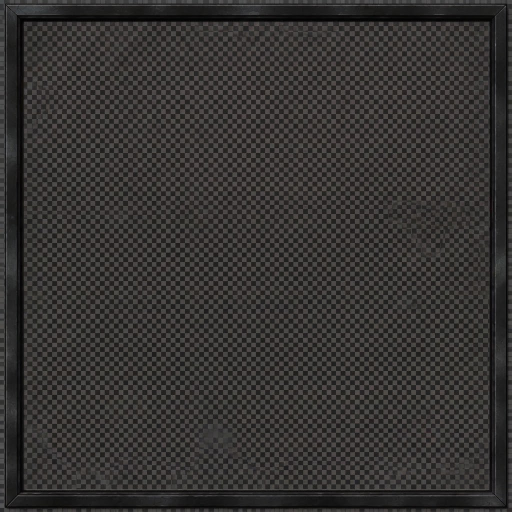
#> input picture minecraft/stained-glass-reference/black.jpg, 1024 x 1024 px, found by its file name (shown at 1/2 size); its folder holds 3 pictures in this run
$ python prepare_stained_glass.py
#> lines starting #> are read from the running program, lines starting #| are printed output that depends on the picture
#!/usr/bin/env python3
"""Prepare three framed, tinted glass blocks from opaque JPG images.

Run from repo root with Pillow. The checkerboard is drawn into the JPEG,
not an alpha channel: replace it with a uniform translucent coloured centre.
"""
from pathlib import Path
from PIL import Image, ImageDraw, ImageOps

REFERENCE=Path('minecraft/stained-glass-reference')
BLOCKS=Path('minecraft/realistic-dirt/textures/blocks')
SIZE=256
# Measured against the 1024x1024 supplied images; outer crop removes the
# checkerboard outside the frame, inner rectangle removes the baked grid.
OUTER=(9,9,1015,1015)
INNER=(48,48,976,976)
# Photo does not contain real alpha. Centre tint and opacity are deliberate
# approximations, kept below vanilla's 102/255 centre opacity.
TINTS={'black':(25,25,25,90), 'white':(255,255,255,60), 'pink':(242,145,182,85)}


def prepare(color):
#> called with color = 'black'
    if color not in TINTS:raise ValueError('Unknown glass colour')
    with Image.open(REFERENCE/f'{color}.jpg') as original:
#> original is the input picture: PIL image 1024x1024 RGB; mean R, G, B 53.3, 51.2, 49.7
        image=ImageOps.exif_transpose(original).convert('RGB')
        if image.size!=(1024,1024):raise ValueError('Unexpected glass source size')
        image=image.convert('RGBA')
    ImageDraw.Draw(image).rectangle((INNER[0],INNER[1],INNER[2]-1,INNER[3]-1),fill=TINTS[color])
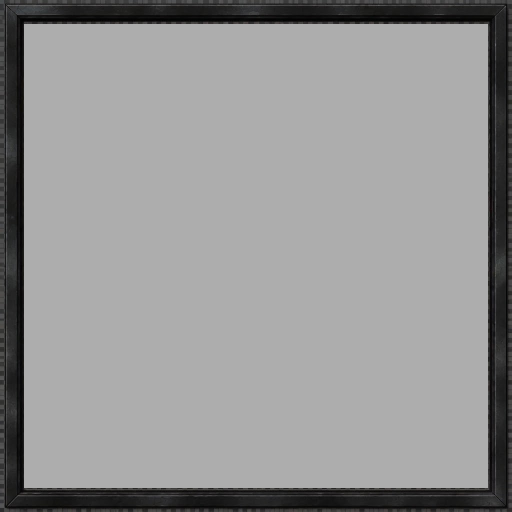
#> image: PIL image 1024x1024 RGBA (shown at 1/2 size); mean R, G, B, A 27.4, 27.3, 27.3, 119.5; transparent parts drawn white
    # Pillow resizes RGBA in premultiplied alpha; no checkerboard fringe from
    # the hidden source centre is mixed into the transparent region.
    return image.crop(OUTER).resize((SIZE,SIZE),Image.Resampling.LANCZOS)
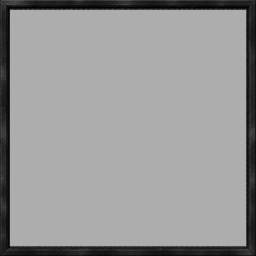
#> returned value: PIL image 256x256 RGBA; mean R, G, B, A 26.3, 26.2, 26.2, 114.5; transparent parts drawn white


def main():
    BLOCKS.mkdir(parents=True,exist_ok=True)
    for color in TINTS:
        prepare(color).save(BLOCKS/f'photo_stained_glass_{color}.png',optimize=True)
#> pass 2 of the loop in main, `for color in TINTS:`:
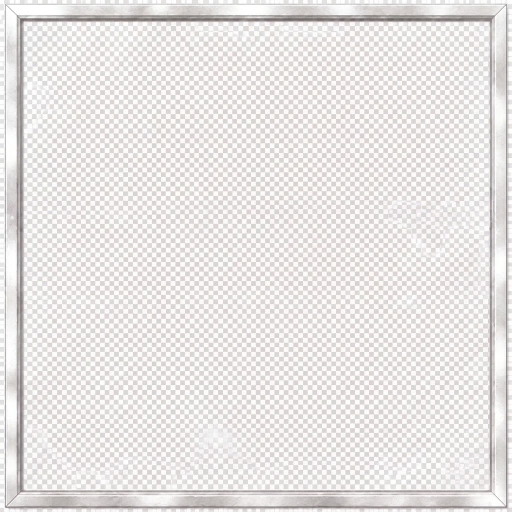
#> input picture minecraft/stained-glass-reference/white.jpg, 1024 x 1024 px, found by its file name (shown at 1/2 size)
#> in prepare, original is the input picture: PIL image 1024x1024 RGB; mean R, G, B 231.4, 228.5, 227.3
#> in prepare (call 2), `ImageDraw.Draw(image).rectangle((INNER[0],INNER[1],INNER[2]-1,INNER[3]..`:
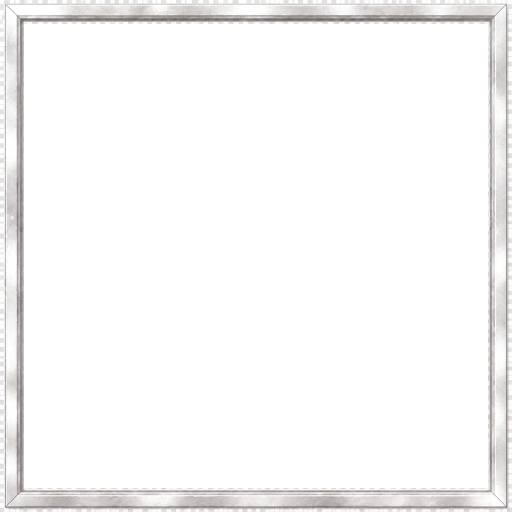
#> image: PIL image 1024x1024 RGBA (shown at 1/2 size); mean R, G, B, A 247.8, 247.3, 247.2, 94.8; transparent parts drawn white
#> in prepare (call 2), `return image.crop(OUTER).resize((SIZE,SIZE),Image.Resampling.LANCZOS)`:
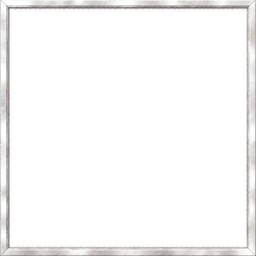
#> returned value: PIL image 256x256 RGBA; mean R, G, B, A 248.3, 247.8, 247.6, 89; transparent parts drawn white
#> pass 3 of the loop in main, `for color in TINTS:`:
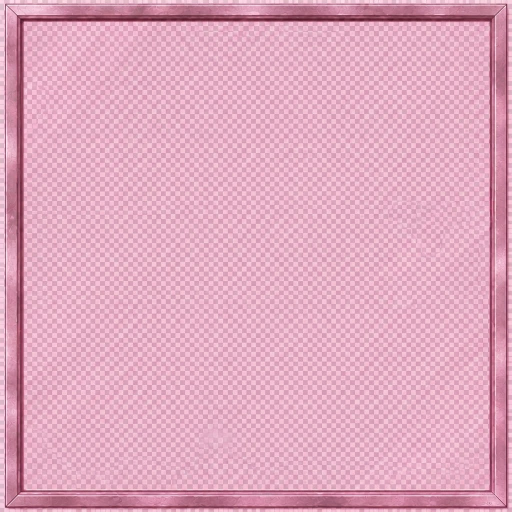
#> input picture minecraft/stained-glass-reference/pink.jpg, 1024 x 1024 px, found by its file name (shown at 1/2 size)
#> in prepare, original is the input picture: PIL image 1024x1024 RGB; mean R, G, B 224.5, 168.4, 191.1
#> in prepare (call 3), `ImageDraw.Draw(image).rectangle((INNER[0],INNER[1],INNER[2]-1,INNER[3]..`:
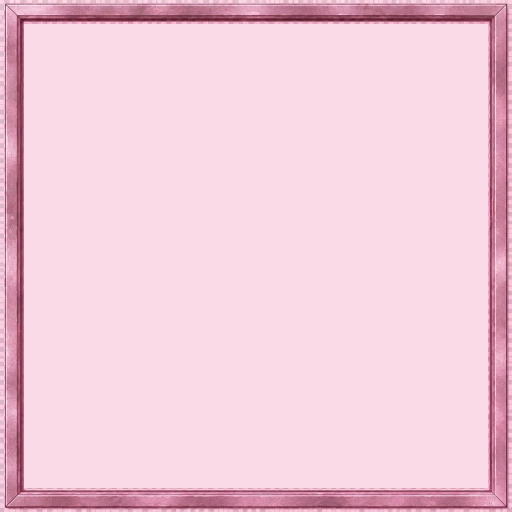
#> image: PIL image 1024x1024 RGBA (shown at 1/2 size); mean R, G, B, A 234, 142.8, 177.3, 115.4; transparent parts drawn white
#> in prepare (call 3), `return image.crop(OUTER).resize((SIZE,SIZE),Image.Resampling.LANCZOS)`:
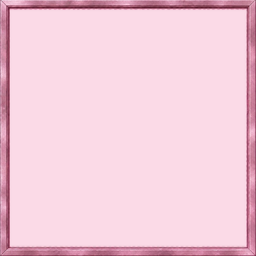
#> returned value: PIL image 256x256 RGBA; mean R, G, B, A 235.1, 140.8, 177.6, 110.3; transparent parts drawn white
    print('Prepared black, white and pink translucent framed glass blocks.')


if __name__=='__main__':main()
